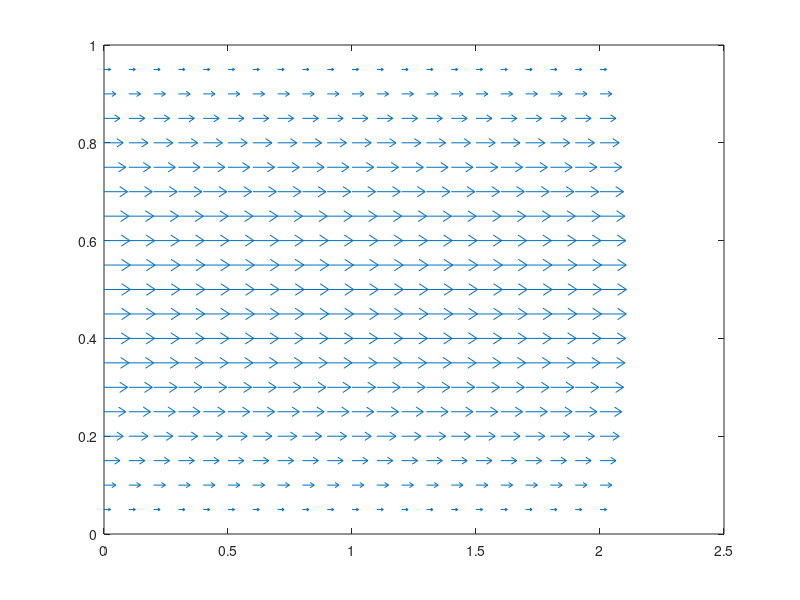

Recreate this plot in MATLAB.

%%%%%%%%%%%%%%%%%%%%%%%%%%%%%%%%%%%%%%%%%%%%%%%%%%%%%%%%%
% Step 12: Channel Flow
%%%%%%%%%%%%%%%%%%%%%%%%%%%%%%%%%%%%%%%%%%%%%%%%%%%%%%%%%

clc; clear; close;

% Parameters
X = 21;
Y = 21;
T = 50;

% Domain and grid spacing
xmin = 0;    xmax = 2;
ymin = 0;    ymax = 1;

dx = (xmax - xmin) / (X - 1);
dy = (ymax - ymin) / (Y - 1);

% Create spatial grids
x = linspace(xmin, xmax, X);
y = linspace(ymin, ymax, Y);

% Flow parameters
  F = 1.00;
 dt = 0.01;
 nu = 0.10;
rho = 1.00;

% Meshgrid for plotting
[nX, nY] = meshgrid(x, y);

b = zeros(X, Y);
p = zeros(X, Y);
u = zeros(X, Y);
v = zeros(X, Y);

pn = zeros(X, Y);
un = zeros(X, Y);
vn = zeros(X, Y);

for n = 1:T

    % Source term b calculation
    for i = 2:X-1
        for j = 2:Y-1
            b(i, j) = rho * (1 / dt * ((u(i+1, j) - u(i-1, j)) / (2 * dx) + (v(i, j+1) - v(i, j-1)) / (2 * dy)) - ((u(i+1, j) - u(i-1, j)) / (2 * dx))^2 - 2 * ((u(i, j+1) - u(i, j-1)) / (2 * dy) * (v(i+1, j) - v(i-1, j)) / (2 * dx)) - ((v(i, j+1) - v(i, j-1)) / (2 * dy))^2);
        end
    end

    % Periodic Boundary Condition @ x = 0
    for j = 2:Y-1
        b(1, j) = rho * (1 / dt * ((u(2, j) - u(X, j)) / (2 * dx) + (v(1, j+1) - v(1, j-1)) / (2 * dy)) - ((u(2, j) - u(X, j)) / (2 * dx))^2 - 2 * ((u(1, j+1) - u(1, j-1)) / (2 * dy) * (v(2, j) - v(X, j)) / (2 * dx)) - ((v(1, j+1) - v(1, j-1)) / (2 * dy))^2);
    end

    % Periodic Boundary Condition @ x = 2
    for j = 2:Y-1
        b(X, j) = rho * (1 / dt * ((u(1, j) - u(X-1, j)) / (2 * dx) + (v(X, j+1) - v(X, j-1)) / (2 * dy)) - ((u(1, j) - u(X-1, j)) / (2 * dx))^2 - 2 * ((u(X, j+1) - u(X, j-1)) / (2 * dy) * (v(1, j) - v(X-1, j)) / (2 * dx)) - ((v(X, j+1) - v(X, j-1)) / (2 * dy))^2);
    end

    % Pressure Poisson equation
    for it = 1:50
        pn = p;
        for i = 2:X-1
            for j = 2:Y-1
                p(i, j) = ((pn(i+1, j) + pn(i-1, j)) * dy^2 + (pn(i, j+1) + pn(i, j-1)) * dx^2 - b(i, j) * dx^2 * dy^2) / (2 * (dx^2 + dy^2));
            end
        end

        % Periodic Boundary Condition @ x = 0
        for j = 2:Y-1
            p(1, j) = ((pn(2, j) + pn(X, j)) * dy^2 + (pn(1, j+1) + pn(1, j-1)) * dx^2 - b(1, j) * dx^2 * dy^2) / (2 * (dx^2 + dy^2));
        end

        % Periodic Boundary Condition @ x = 2
        for j = 2:Y-1
            p(X, j) = ((pn(1, j) + pn(X-1, j)) * dy^2 + (pn(X, j+1) + pn(X, j-1)) * dx^2 - b(X, j) * dx^2 * dy^2) / (2 * (dx^2 + dy^2));
        end

        % Wall boundary conditions
        p(:, 1) = p(:, 2);
        p(:, end) = p(:, end-1);
    end

    un = u;
    vn = v;

    % Velocity update
    for i = 2:X-1
        for j = 2:Y-1
            u(i, j) = un(i, j) - un(i, j) * dt / dx * (un(i, j) - un(i-1, j)) - vn(i, j) * dt / dy * (un(i, j) - un(i, j-1)) - dt / (2 * rho * dx) * (p(i+1, j) - p(i-1, j)) + nu * dt * ((un(i+1, j) - 2 * un(i, j) + un(i-1, j)) / dx^2 + (un(i, j+1) - 2 * un(i, j) + un(i, j-1)) / dy^2) + F * dt;
            v(i, j) = vn(i, j) - un(i, j) * dt / dx * (vn(i, j) - vn(i-1, j)) - vn(i, j) * dt / dy * (vn(i, j) - vn(i, j-1)) - dt / (2 * rho * dy) * (p(i, j+1) - p(i, j-1)) + nu * dt * ((vn(i+1, j) - 2 * vn(i, j) + vn(i-1, j)) / dx^2 + (vn(i, j+1) - 2 * vn(i, j) + vn(i, j-1)) / dy^2);
        end
    end

    % Periodic Boundary Condition @ x = 0
    for j = 2:Y-1
        u(1, j) = un(1, j) - un(1, j) * dt / dx * (un(1, j) - un(X, j)) - vn(1, j) * dt / dy * (un(1, j) - un(1, j-1)) - dt / (2 * rho * dx) * (p(2, j) - p(X, j)) + nu * dt * ((un(2, j) - 2 * un(1, j) + un(X, j)) / dx^2 + (un(1, j+1) - 2 * un(1, j) + un(1, j-1)) / dy^2) + F * dt;
        v(1, j) = vn(1, j) - un(1, j) * dt / dx * (vn(1, j) - vn(X, j)) - vn(1, j) * dt / dy * (vn(1, j) - vn(1, j-1)) - dt / (2 * rho * dy) * (p(1, j+1) - p(1, j-1)) + nu * dt * ((vn(2, j) - 2 * vn(1, j) + vn(X, j)) / dx^2 + (vn(1, j+1) - 2 * vn(1, j) + vn(1, j-1)) / dy^2);
    end

    % Periodic Boundary Condition @ x = 2
    for j = 2:Y-1
        u(X, j) = un(X, j) - un(X, j) * dt / dx * (un(X, j) - un(X-1, j)) - vn(X, j) * dt / dy * (un(X, j) - un(X, j-1)) - dt / (2 * rho * dx) * (p(1, j) - p(X-1, j)) + nu * dt * ((un(1, j) - 2 * un(X, j) + un(X-1, j)) / dx^2 + (un(X, j+1) - 2 * un(X, j) + un(X, j-1)) / dy^2) + F * dt;
        v(X, j) = vn(X, j) - un(X, j) * dt / dx * (vn(X, j) - vn(X-1, j)) - vn(X, j) * dt / dy * (vn(X, j) - vn(X, j-1)) - dt / (2 * rho * dy) * (p(X, j+1) - p(X, j-1)) + nu * dt * ((vn(1, j) - 2 * vn(X, j) + vn(X-1, j)) / dx^2 + (vn(X, j+1) - 2 * vn(X, j) + vn(X, j-1)) / dy^2);
    end

    % Velocity boundary conditions
    u(:, 1) = 0; u(:, Y) = 0;
    v(:, 1) = 0; v(:, Y) = 0;

    % Plot velocity vectors
    hFig = figure(2);
    quiver(nX, nY, u', v', 1);
end
